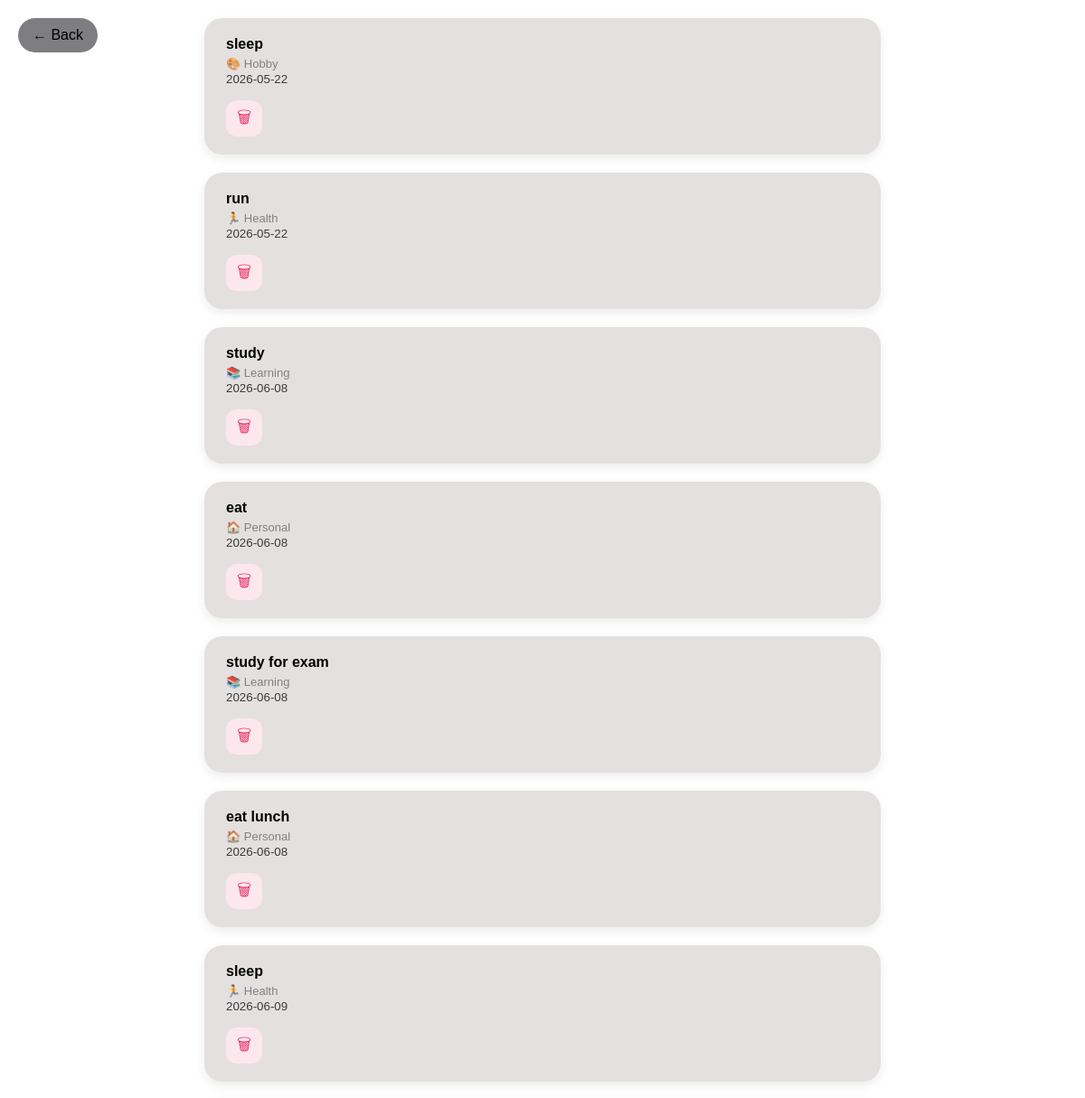
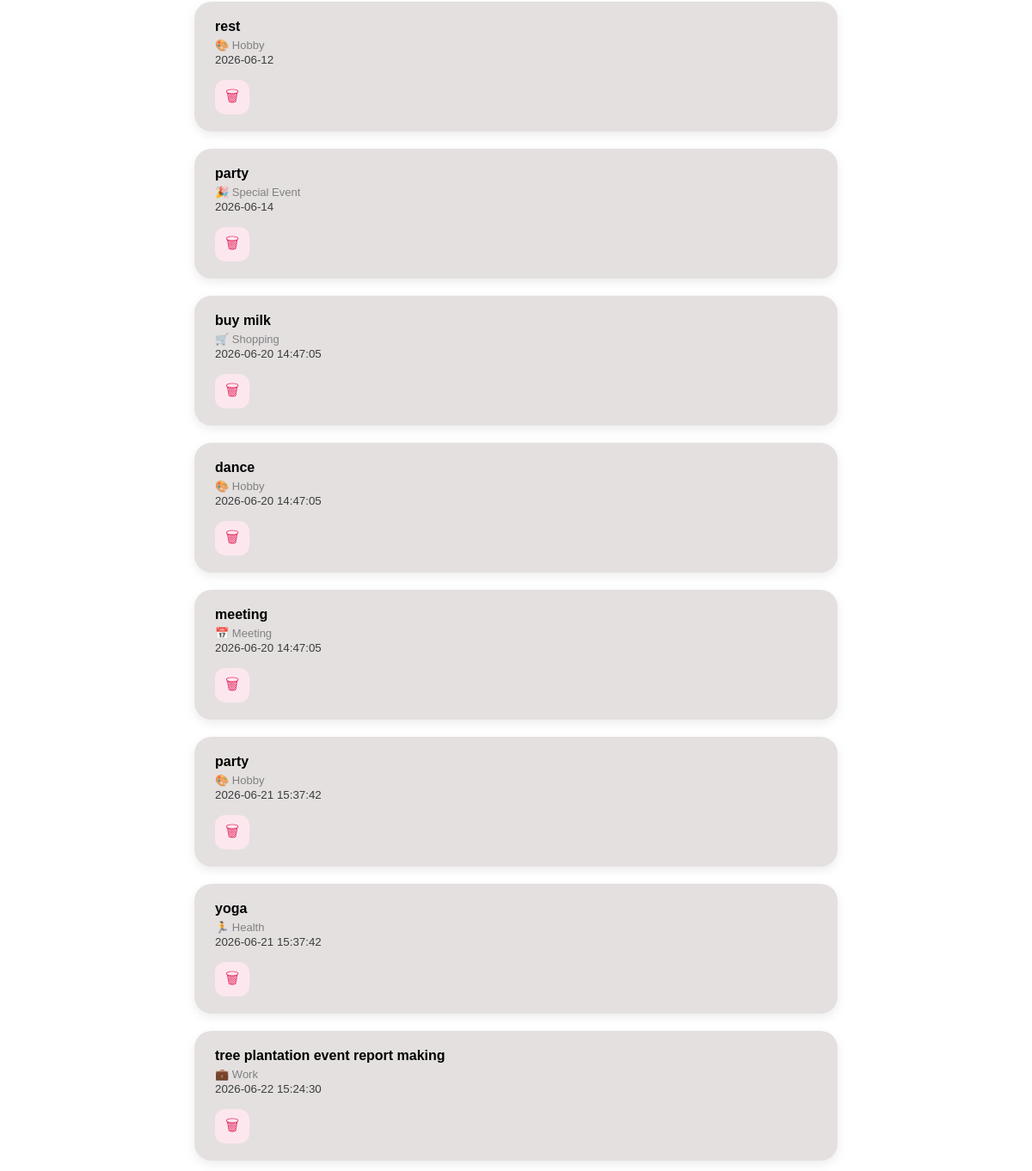
The app's page /history with its own data (2 pictures, top to bottom).
### tables this page shows
CREATE TABLE tasks (
        id INTEGER PRIMARY KEY AUTOINCREMENT,
        name TEXT,
        category TEXT,
        status TEXT,
        date TEXT
    );

### app.py (the view)
@app.route("/history")
def history():
    conn = sqlite3.connect("tasks.db")
    cursor = conn.cursor()
    cursor.execute("SELECT * FROM tasks WHERE status='completed' ")
    completed_rows = cursor.fetchall()
    conn.close()
    category_icons = {
        "Learning": "📚",
        "Work": "💼",
        "Health": "🏃",
        "Shopping": "🛒",
        "Personal": "🏠",
        "Hobby": "🎨",
        "Finance": "💰",
        "Meeting": "📅",
        "Design": "🖌️",
        "Special Event": "🎉",
        "Other": "📌"
    }
    completed_tasks = []
    for row in completed_rows:
        completed_tasks.append({
            "id": row[0],
            "name": row[1],
            "category": row[2],
            "status": row[3],
            "date": row[4],
            "icon": category_icons.get(row[2], "📌")
        })
        completed_count = len(completed_tasks)
    return render_template("history.html", completed_tasks=completed_tasks,
                            completed_count=completed_count)

### templates/history.html (shortened to what this page needs)
<!DOCTYPE html>
<html>
    <head>
    <link rel="stylesheet" href="{{ url_for('static', filename='style.css') }}">
    </head>
    <body>
        <div class="completed-tasks">
            <a href="/home" class="back-btn2">← Back</a>
    {% if completed_tasks %}
     {% for task in completed_tasks %}
        <div class="task-card">
         <div class="task-header">
            <div class="task-text">
              <h4>{{ task.name }}</h4>
              <p>{{ task.icon }} {{ task.category }}</p>
              <small>{{ task.date }}</small>
                </div>
            <div class="task-buttons">
             <button class="delete-btn" onclick="deleteTask('{{ task.id }}')"> 🗑 </button>
             </div>
                </div>
                  </div>
        {% endfor %}
    {% else %}
        <p>No completed tasks yet.</p>
    {% endif %}
</div>
    </body>
</html>

### static/style.css (style rules this page uses)
body { background-color: #f3bce7; font-family: "Segoe UI", sans-serif; margin: 0; }
body { margin: 0; font-family: 'segoe UI',sans-serif; background:white; }
.task-card { background:rgb(228, 224, 224); max-width:700px; margin:20px auto; padding: 20px 24px; margin-bottom: 12px; border-radius: 20px; box-shadow: 0 4px 12px rgba(0,0,0,0.08); }
.task-text { flex:1; }
.task-text h4 { margin:0 0 8px 0; }
.task-text p { margin:5px 0; }
.task-text small { color:#3b3b3b; }
.task-card h4 { margin: 0; font-size: 16px; }
.task-card p { margin: 5px 0 0; font-size: 13px; color: gray; }
.task-buttons { display: flex; gap: 10px; margin-top:15px; }
.task-buttons button { width: 40px; height: 40px; border: none; border-radius: 12px; cursor: pointer; font-size: 18px; transition:0.2s; }
.delete-btn { background: #FDE7EE; color: #E5396B; border: none; padding: 6px 12px; border-radius: 8px; cursor: pointer; }
body { margin: 0; background: white; font-family: Arial; }
.back-btn2 { position: absolute; top: 20px; left: 20px; height: 38px; padding: 0 16px; display: flex; align-items: center; justify-content: center; border-radius: 20px; background: #7e7e80; text-decoration: none; color: black; }

### records on screen
tasks: name "sleep", icon "🎨", category "Hobby", date "2026-05-22"
tasks: name "run", icon "🏃", category "Health", date "2026-05-22"
tasks: name "study", icon "📚", category "Learning", date "2026-06-08"
tasks: name "eat", icon "🏠", category "Personal", date "2026-06-08"
tasks: name "study for exam", icon "📚", category "Learning", date "2026-06-08"
tasks: name "eat lunch", icon "🏠", category "Personal", date "2026-06-08"
tasks: name "sleep", icon "🏃", category "Health", date "2026-06-09"
tasks: name "rest", icon "🎨", category "Hobby", date "2026-06-12"
tasks: name "party", icon "🎉", category "Special Event", date "2026-06-14"
tasks: name "buy milk", icon "🛒", category "Shopping", date "2026-06-20 14:47:05"
tasks: name "dance", icon "🎨", category "Hobby", date "2026-06-20 14:47:05"
tasks: name "meeting", icon "📅", category "Meeting", date "2026-06-20 14:47:05"
tasks: name "party", icon "🎨", category "Hobby", date "2026-06-21 15:37:42"
tasks: name "yoga", icon "🏃", category "Health", date "2026-06-21 15:37:42"
tasks: name "tree plantation event report making", icon "💼", category "Work", date "2026-06-22 15:24:30"
